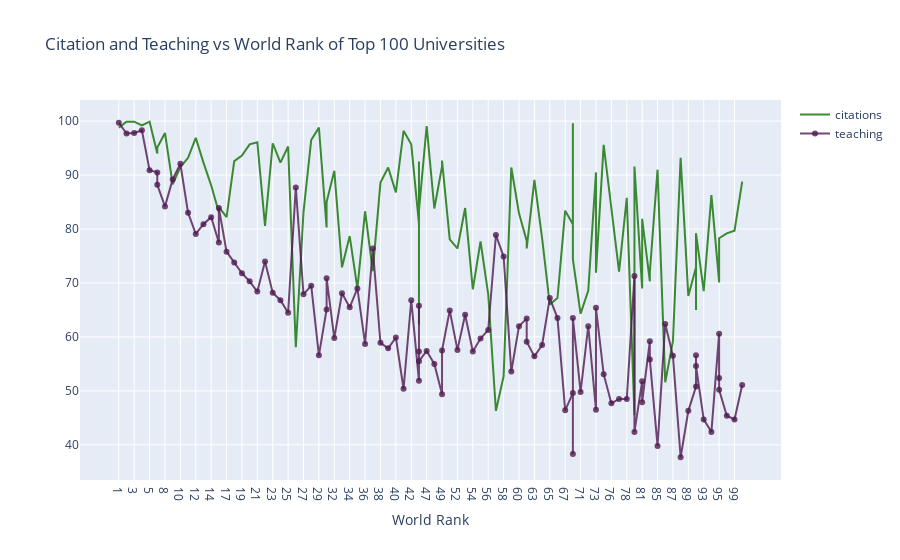

Notebook code for this chart:
### Markdown cell above
<a id="2"></a> <br>
# Line Charts
<font color='red'>
Line Charts Example: Citation and Teaching vs World Rank of Top 100 Universities
<font color='black'>
* Import graph_objs as *go*
* Creating traces
    * x = x axis
    * y = y axis
    * mode = type of plot like marker, line or line + markers
    * name = name of the plots
    * marker = marker is used with dictionary. 
        * color = color of lines. It takes RGB (red, green, blue) and opacity (alpha)
    * text = The hover text (hover is curser)
* data = is a list that we add traces into it
* layout = it is dictionary.
    * title = title of layout
    * x axis = it is dictionary
        * title = label of x axis
        * ticklen = length of x axis ticks
        * zeroline = showing zero line or not
* fig = it includes data and layout
* iplot() = plots the figure(fig) that is created by data and layout

### Code cell
# prepare data frame
df = timesData.iloc[:100,:]

from plotly.offline import iplot

# import graph objects as "go"
import plotly.graph_objs as go

# Creating trace1
trace1 = go.Scatter(
                    x = df.world_rank,
                    y = df.citations,
                    mode = "lines",
                    name = "citations",
                    marker = dict(color = 'rgba(16, 112, 2, 0.8)'),
                    text= df.university_name)
# Creating trace2
trace2 = go.Scatter(
                    x = df.world_rank,
                    y = df.teaching,
                    mode = "lines+markers",
                    name = "teaching",
                    marker = dict(color = 'rgba(80, 26, 80, 0.8)'),
                    text= df.university_name)
data = [trace1, trace2]
layout = dict(title = 'Citation and Teaching vs World Rank of Top 100 Universities',
              xaxis= dict(title= 'World Rank',ticklen= 5,zeroline= False)
             )
fig = dict(data = data, layout = layout)
iplot(fig)

### Figure 1 — Plotly figure (JSON) as saved in the notebook; plotly's stock layout.template omitted (floating-point values rounded to 4 significant figures)
{"data": [{"marker": {"color": "rgba(16, 112, 2, 0.8)"}, "mode": "lines", "name": "citations", "text": ["Harvard University", "California Institute of Technology", "Massachusetts Institute of Technology", "Stanford University", "Princeton University", "University of Cambridge", "University of Oxford", "University of California, Berkeley", "Imperial College London", "Yale University", "University of California, Los Angeles", "University of Chicago", "Johns Hopkins University", "Cornell University", "ETH Zurich – Swiss Federal Institute of Technology Zurich", "University of Michigan", "University of Toronto", "Columbia University", "University of Pennsylvania", "Carnegie Mellon University", "University of Hong Kong", "University College London", "University of Washington", "Duke University", "Northwestern University", "University of Tokyo", "Georgia Institute of Technology", "Pohang University of Science and Technology", "University of California, Santa Barbara", "University of British Columbia", "University of North Carolina at Chapel Hill", "University of California, San Diego", "University of Illinois at Urbana-Champaign", "National University of Singapore", "McGill University", "University of Melbourne", "Peking University", "Washington University in St Louis", "École Polytechnique", "University of Edinburgh", "Hong Kong University of Science and Technology", "École Normale Supérieure", "Australian National University", "Karolinska Institute", "University of Göttingen", "University of Wisconsin", "Rice University", "École Polytechnique Fédérale de Lausanne", "University of California, Irvine", "University of Science and Technology of China", "Vanderbilt University", "University of Minnesota", "Tufts University", "University of California, Davis", "Brown University", "University of Massachusetts", "Kyoto University", "Tsinghua University", "Boston University", "New York University", "Emory University", "LMU Munich", "University of Notre Dame", "University of Pittsburgh", "Case Western Reserve University", "Ohio State University", "University of Colorado Boulder", "University of Bristol", "University of California, Santa Cruz", "Yeshiva University", "University of Sydney", "University of Virginia", "University of Adelaide", "University of Southern California", "William & Mary", "Trinity College Dublin", "King’s College London", "Stony Brook University", "Korea Advanced Institute of Science and Technology (KAIST)", "University of Sussex", "The University of Queensland", "University of York", "Heidelberg University", "University of Utah", "Durham University", "London School of Economics and Political Science", "University of Manchester", "Royal Holloway, University of London", "Lund University", "University of Southampton", "University of Zurich", "Wake Forest University", "McMaster University", "University College Dublin", "George Washington University", "University of Arizona", "University of Basel", "University of Maryland, College Park", "Dartmouth College", "École Normale Supérieure de Lyon"], "type": "scatter", "x": ["1", "2", "3", "4", "5", "6", "6", "8", "9", "10", "11", "12", "13", "14", "15", "15", "17", "18", "19", "20", "21", "22", "23", "24", "25", "26", "27", "28", "29", "30", "30", "32", "33", "34", "35", "36", "37", "38", "39", "40", "41", "42", "43", "43", "43", "43", "47", "48", "49", "49", "51", "52", "53", "54", "55", "56", "57", "58", "59", "60", "61", "61", "63", "64", "65", "66", "67", "68", "68", "68", "71", "72", "73", "73", "75", "76", "77", "78", "79", "79", "81", "81", "83", "83", "85", "86", "87", "88", "89", "90", "90", "90", "93", "94", "95", "95", "95", "98", "99", "100"], "y": [98.8, 99.9, 99.9, 99.2, 99.9, 94, 95.1, 97.8, 88.3, 91.5, 93.2, 96.9, 92.3, 88.1, 83.1, 84.1, 82.2, 92.6, 93.6, 95.7, 96.1, 80.6, 95.9, 92.3, 95.3, 58.1, 83.2, 96.5, 98.8, 80.3, 85, 90.8, 72.9, 78.7, 69, 83.3, 72.2, 88.6, 91.4, 86.8, 98.2, 95.7, 81, 62.3, 92.5, 83.4, 99.1, 83.8, 91.6, 92.7, 78.1, 76.4, 83.9, 68.8, 77.7, 67.9, 46.3, 52.7, 91.4, 82.9, 77.8, 76.4, 89.1, 78.3, 66, 67.2, 83.4, 80.9, 99.6, 74.4, 64.3, 68.6, 90.5, 71.9, 95.6, 84.4, 72.1, 85.8, 45.5, 91.6, 69, 81.9, 70.3, 72, 91, 51.6, 59.2, 93.2, 67.6, 72.9, 65, 79.2, 68.5, 86.3, 70.2, 70.1, 78.3, 79.2, 79.7, 88.8]}, {"marker": {"color": "rgba(80, 26, 80, 0.8)"}, "mode": "lines+markers", "name": "teaching", "text": ["Harvard University", "California Institute of Technology", "Massachusetts Institute of Technology", "Stanford University", "Princeton University", "University of Cambridge", "University of Oxford", "University of California, Berkeley", "Imperial College London", "Yale University", "University of California, Los Angeles", "University of Chicago", "Johns Hopkins University", "Cornell University", "ETH Zurich – Swiss Federal Institute of Technology Zurich", "University of Michigan", "University of Toronto", "Columbia University", "University of Pennsylvania", "Carnegie Mellon University", "University of Hong Kong", "University College London", "University of Washington", "Duke University", "Northwestern University", "University of Tokyo", "Georgia Institute of Technology", "Pohang University of Science and Technology", "University of California, Santa Barbara", "University of British Columbia", "University of North Carolina at Chapel Hill", "University of California, San Diego", "University of Illinois at Urbana-Champaign", "National University of Singapore", "McGill University", "University of Melbourne", "Peking University", "Washington University in St Louis", "École Polytechnique", "University of Edinburgh", "Hong Kong University of Science and Technology", "École Normale Supérieure", "Australian National University", "Karolinska Institute", "University of Göttingen", "University of Wisconsin", "Rice University", "École Polytechnique Fédérale de Lausanne", "University of California, Irvine", "University of Science and Technology of China", "Vanderbilt University", "University of Minnesota", "Tufts University", "University of California, Davis", "Brown University", "University of Massachusetts", "Kyoto University", "Tsinghua University", "Boston University", "New York University", "Emory University", "LMU Munich", "University of Notre Dame", "University of Pittsburgh", "Case Western Reserve University", "Ohio State University", "University of Colorado Boulder", "University of Bristol", "University of California, Santa Cruz", "Yeshiva University", "University of Sydney", "University of Virginia", "University of Adelaide", "University of Southern California", "William & Mary", "Trinity College Dublin", "King’s College London", "Stony Brook University", "Korea Advanced Institute of Science and Technology (KAIST)", "University of Sussex", "The University of Queensland", "University of York", "Heidelberg University", "University of Utah", "Durham University", "London School of Economics and Political Science", "University of Manchester", "Royal Holloway, University of London", "Lund University", "University of Southampton", "University of Zurich", "Wake Forest University", "McMaster University", "University College Dublin", "George Washington University", "University of Arizona", "University of Basel", "University of Maryland, College Park", "Dartmouth College", "École Normale Supérieure de Lyon"], "type": "scatter", "x": ["1", "2", "3", "4", "5", "6", "6", "8", "9", "10", "11", "12", "13", "14", "15", "15", "17", "18", "19", "20", "21", "22", "23", "24", "25", "26", "27", "28", "29", "30", "30", "32", "33", "34", "35", "36", "37", "38", "39", "40", "41", "42", "43", "43", "43", "43", "47", "48", "49", "49", "51", "52", "53", "54", "55", "56", "57", "58", "59", "60", "61", "61", "63", "64", "65", "66", "67", "68", "68", "68", "71", "72", "73", "73", "75", "76", "77", "78", "79", "79", "81", "81", "83", "83", "85", "86", "87", "88", "89", "90", "90", "90", "93", "94", "95", "95", "95", "98", "99", "100"], "y": [99.7, 97.7, 97.8, 98.3, 90.9, 90.5, 88.2, 84.2, 89.2, 92.1, 83, 79.1, 80.9, 82.2, 77.5, 83.9, 75.8, 73.8, 71.8, 70.3, 68.4, 74, 68.2, 66.8, 64.5, 87.7, 67.9, 69.5, 56.6, 65.1, 70.9, 59.8, 68.1, 65.5, 69, 58.7, 76.4, 58.9, 57.9, 59.9, 50.4, 66.8, 51.9, 65.8, 57.3, 55.5, 57.4, 55, 49.4, 57.5, 64.9, 57.6, 64.1, 57.3, 59.7, 61.3, 78.9, 74.9, 53.6, 62, 63.4, 59.1, 56.4, 58.5, 67.2, 63.5, 46.4, 49.6, 38.3, 63.5, 49.8, 62, 46.5, 65.4, 53.1, 47.7, 48.5, 48.5, 71.3, 42.4, 51.8, 47.9, 59.2, 55.8, 39.8, 62.4, 56.5, 37.7, 46.3, 50.8, 56.6, 54.6, 44.7, 42.4, 60.6, 52.4, 50.2, 45.4, 44.7, 51.1]}], "layout": {"title": {"text": "Citation and Teaching vs World Rank of Top 100 Universities"}, "xaxis": {"ticklen": 5, "title": {"text": "World Rank"}, "zeroline": false}}}
